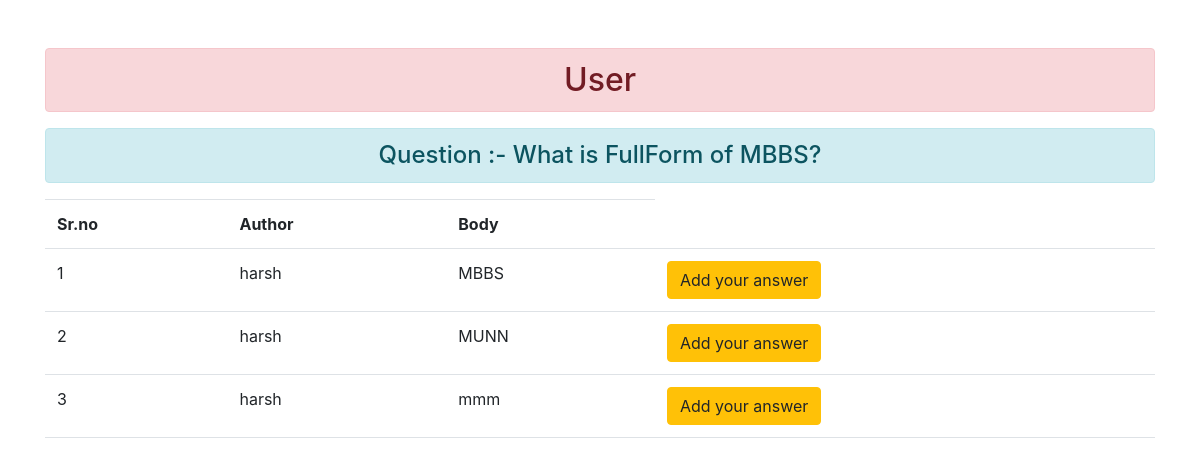
The app's page /stackovf/view_feed/view_answer/7/ with its own data.
### userapp/models.py (models this page shows)
class Question(models.Model):
    author = models.ForeignKey(User, on_delete=models.CASCADE)
    title = models.CharField(max_length = 255)
    body = models.TextField()
    status = models.BooleanField(default=False)

class Answer(models.Model):
    question = models.ForeignKey(Question,on_delete=models.CASCADE)
    user = models.ForeignKey(User, on_delete=models.CASCADE)
    body = models.TextField()

### userapp/views.py (the view)
# urls.py: path("view_feed/view_answer/<int:id>/", views.view_answer, name="view_answer"),
def view_answer(request,id):
	validate_login(request)
	print(request.user.id)
	ques = Question.objects.get(pk=id)
	answers = Answer.objects.filter(question = id)
	return render(request,"userapp/view_answers.html",{"ans" : answers,"ques":ques})

### userapp/views.py (called while the page is built, shortened)
def login_request(request):
	form = AuthenticationForm()
	return render(request, "userapp/authlogin.html", {"login_form":form})

def validate_login(request):
    if not request.user.is_authenticated:
        return login_request(request)

### userapp/templates/userapp/authlogin.html (shortened to what this page needs)
{% extends 'userapp/base.html' %}
{% load crispy_forms_tags %}

### userapp/templates/userapp/view_answers.html (shortened to what this page needs)
{% extends 'userapp/base.html' %}
{% block content %}
<div class="row">
<div class="col-sm-12">
    {% if ans %}
    <h4 class="text-center alert alert-info">Question :- {{ques.title}}</h4>
    <table class="table table-hover">
        <tbody>
            <tr>
                <th>Sr.no</th>
                <th>Author </th>
                <th>Body </th>
            </tr>
            {% for answer in ans %}
            <tr>
                <td>{{ forloop.counter }}</td>
                <td>{{answer.user}}</td>
                <td>{{answer.body}}</td>
                <td>
                <a href="{% url 'add_answer' ques.id %}" class="btn btn-warning">Add your answer</a>
                </td>
            </tr>
            {% endfor %}
        </tbody>
    </table>
    {% else %}
    <h4 class="text-center alert alert-info">No Answers added</h4>
    {% endif %}
</div>
</div>
{% endblock content %}

### records on screen
Question: title "What is FullForm of MBBS?"
Answer: user "harsh", body "MBBS"
Answer: user "harsh", body "MUNN"
Answer: user "harsh", body "mmm"
